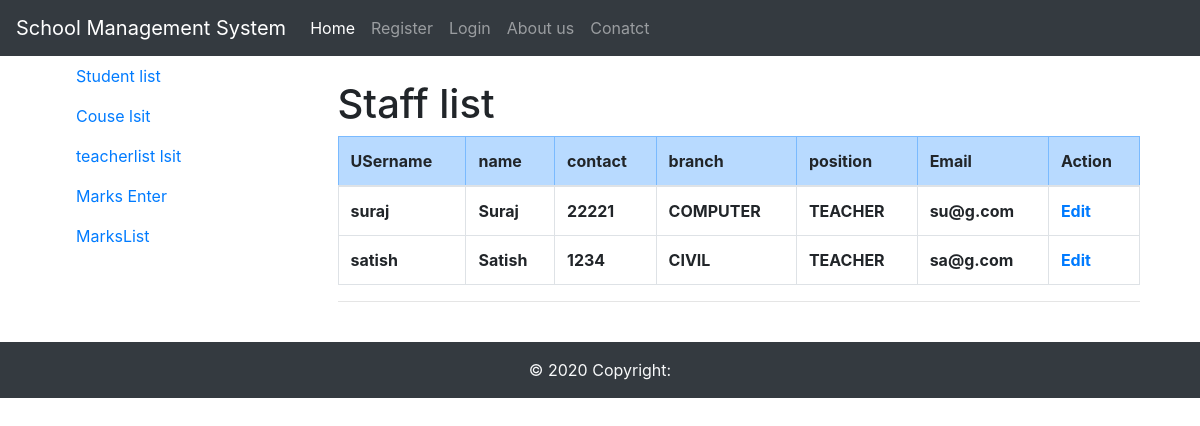
The page /teacherlist on the database its author committed.
### CollegeApp/models.py (models this page shows)
class Staff(User):
    conatct=models.CharField(max_length=50,default="")
    position=models.ForeignKey(position,on_delete=models.CASCADE,default=2)
    branch=models.ForeignKey(BranchModel,on_delete=models.CASCADE)
    createdDate=models.DateTimeField(auto_now_add=True)

class BranchModel(models.Model):
    B_no=models.IntegerField()
    Bname=models.CharField(max_length=120)
    def __str__(s):
        return s.Bname

class position(models.Model):
    position=models.CharField(max_length=30)
    def __str__(s):
        return s.position

### CollegeApp/views.py (the view)
# urls.py: path('teacherlist',v.TeacherList.as_view()),
class TeacherList(ListView):
    model=Staff
    template_name="stafflist.html"

### CollegeApp/templates/stafflist.html
{%extends 'teacherhome.html'%}
 {% block teacher %}
<h1 class="text-justify">Staff list</h1>
<table class="table table-bordered">
    <thead>
<tr class="table-primary">
    <th>USername</th>
    <th>name</th>
    <th>contact</th>
    <th>branch</th>
    <th>position</th>
    <th>Email</th>
    <th colspan="3">Action</th>
</tr>
</thead>
{% for i in object_list%}
<tr class="font-weight-bold">
<td>{{i.username}}</td>
<td>{{i.first_name}}</td>
<td>{{i.conatct}}</td>
<td>{{i.branch}}</td>
<td>{{i.position}}</td>
<td>{{i.email}}</td>
<td><a href="">Edit</a></td>
</tr>
{% endfor %}
</table>
<hr>
 {% endblock teacher %}

### rows shown on the page
Staff: username "suraj", first_name "Suraj", conatct "22221", branch "COMPUTER", position "TEACHER", email "su@g.com"
Staff: username "satish", first_name "Satish", conatct "1234", branch "CIVIL", position "TEACHER", email "sa@g.com"
